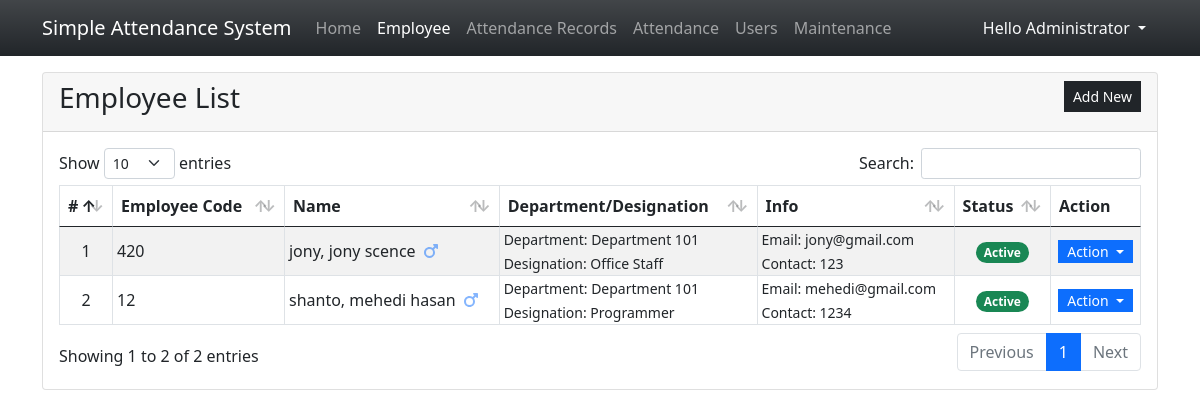
The page /?page=employees (signed in) on the database as committed earlier.
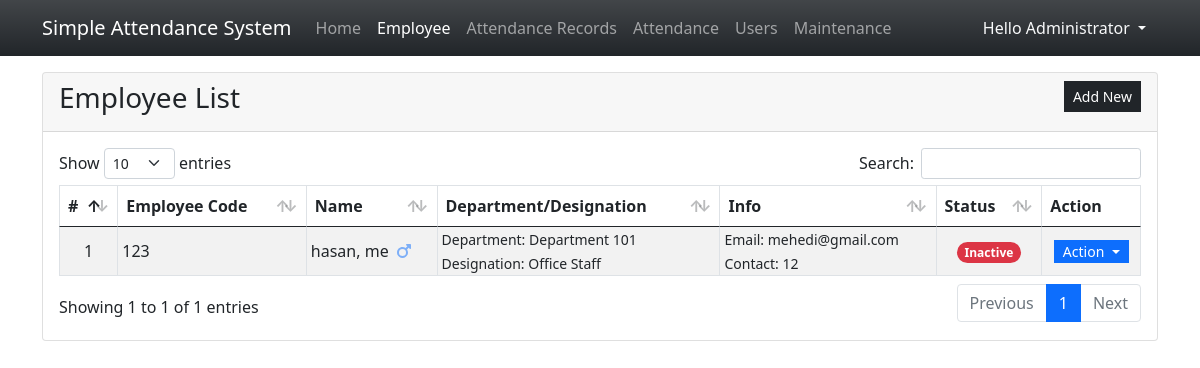
The same page on the database as committed later.
### tables this page shows
CREATE TABLE employee_list (
            `employee_id` INTEGER NOT NULL PRIMARY KEY AUTOINCREMENT,
            `employee_code` TEXT NOT NULL,
            `firstname` TEXT NOT NULL,
            `middlename` TEXT NULL,
            `lastname` TEXT NOT NULL,
            `gender` TEXT NOT NULL,
            `department_id` INTEGER NULL,
            `designation_id` INTEGER NULL,
            `contact` TEXT NOT NULL,
            `email` TEXT NOT NULL,
            `status` INTEGER NOT NULL DEFAULT 1,
            `date_created` TIMESTAMP DEFAULT CURRENT_TIMESTAMP,
            `date_updated` TIMESTAMP NULL, password varchar(255) NULL,
            FOREIGN KEY(`department_id`) REFERENCES `department_list`(`department_id`) ON DELETE SET NULL,
            FOREIGN KEY(`designation_id`) REFERENCES `designation_list`(`designation_id`) ON DELETE SET NULL
        );

CREATE TABLE department_list (
            `department_id` INTEGER NOT NULL PRIMARY KEY AUTOINCREMENT,
            `name` TEXT NOT NULL,
            `status` INTEGER NOT NULL DEFAULT 1,
            `date_created` TIMESTAMP DEFAULT CURRENT_TIMESTAMP
        );

CREATE TABLE designation_list (
            `designation_id` INTEGER NOT NULL PRIMARY KEY AUTOINCREMENT,
            `name` TEXT NOT NULL,
            `status` INTEGER NOT NULL DEFAULT 1,
            `date_created` TIMESTAMP DEFAULT CURRENT_TIMESTAMP
        );

### employees.php (the view, shortened to what this page needs)
<div class="card">
    <div class="card-header d-flex justify-content-between">
        <h3 class="card-title">Employee List</h3>
        <div class="card-tools align-middle">
            <button class="btn btn-dark btn-sm py-1 rounded-0" type="button" id="create_new">Add New</button>
        </div>
    </div>
    <div class="card-body">
        <table class="table table-hover table-striped table-bordered">
            <thead>
                <tr>
                    <th>#</th>
                    <th>Employee Code</th>
                    <th>Name</th>
                    <th>Department/Designation</th>
                    <th>Info</th>
                    <th>Status</th>
                    <th>Action</th>
                </tr>
            </thead>
            <tbody>
                <?php
                $sql = "SELECT e.*,(e.lastname || ', ' || e.firstname || ' ' || e.middlename) as `name`,d.name as dept, dd.name as desg FROM `employee_list`e INNER JOIN `department_list` d on e.department_id = d.department_id inner join `designation_list` dd on e.designation_id = dd.designation_id  order by `name` asc";
                $qry = $conn->query($sql);
                $i = 1;
                    while($row = $qry->fetchArray()):
                ?>
                <tr>
                    <td class="text-center p-0"><?php echo $i++; ?></td>
                    <td class="py-0 px-1"><?php echo $row['employee_code'] ?></td>
                    <td class="py-0 px-1"><?php echo $row['name'] ?>
                    <?php if($row['gender'] == "Male"): ?>
                        <span class="fa fa-mars mx-1 text-primary opacity-50" title="Male"></span>
                    <?php else: ?>
                        <span class="fa fa-venus mx-1 text-danger opacity-50" title="Female"></span>
                    <?php endif; ?>
                    </td>
                    <td class="py-0 px-1">
                        <small>Department: <?php echo $row['dept'] ?></small><br>
                        <small>Designation: <?php echo $row['desg'] ?></small>
                    </td>
                    <td class="py-0 px-1">
                        <small>Email: <?php echo $row['email'] ?></small><br>
                        <small>Contact: <?php echo $row['contact'] ?></small>
                    </td>
                    <td class="py-0 px-1 text-center">
                    <?php if($row['status'] == 1): ?>
                        <span class="badge bg-success rounded-pill">Active</span>
                    <?php else: ?>
                        <span class="badge bg-danger rounded-pill">Inactive</span>
                    <?php endif; ?>
                    </td>
                    <th class="text-center py-0 px-1">
                        <div class="btn-group" role="group">
                            <button id="btnGroupDrop1" type="button" class="btn btn-primary dropdown-toggle btn-sm rounded-0 py-0" data-bs-toggle="dropdown" aria-expanded="false">
                            Action
                            </button>
                        </div>
                    </th>
                </tr>
                <?php endwhile; ?>
            </tbody>
        </table>
    </div>
</div>

### index.php (shortened to what this page needs)
<?php
$page = isset($_GET['page']) ? $_GET['page'] : 'home';
?>
<!DOCTYPE html>
<html lang="en">
<head>
    <link rel="stylesheet" href="Font-Awesome-master/css/all.min.css">
    <link rel="stylesheet" href="css/bootstrap.min.css">
    <link rel="stylesheet" href="DataTable/assets/css/datatables.min.css">
</head>
<body>
    <main>
    <nav class="navbar navbar-expand-lg navbar-dark bg-dark bg-gradient" id="topNavBar">
        <div class="container">
            <a class="navbar-brand" href="#">
            Simple Attendance System
            </a>
            <div class="collapse navbar-collapse" id="navbarNav">
                <ul class="navbar-nav">
                <?php if($_SESSION['type'] == 1): ?>
                    <li class="nav-item">
                        <a class="nav-link <?php echo ($page == 'home')? 'active' : '' ?>" aria-current="page" href="./">Home</a>
                    </li>
                    <li class="nav-item">
                        <a class="nav-link <?php echo ($page == 'employees')? 'active' : '' ?>" aria-current="page" href="./?page=employees">Employee</a>
                    </li>
                    <li class="nav-item">
                        <a class="nav-link <?php echo ($page == 'attendance_list')? 'active' : '' ?>" href="./?page=attendance_list">Attendance Records</a>
                    </li>
                    <li class="nav-item">
                        <a class="nav-link " href="./attendance.php" target="_blank">Attendance</a>
                    </li>
                    <li class="nav-item">
                        <a class="nav-link <?php echo ($page == 'users')? 'active' : '' ?>" aria-current="page" href="./?page=users">Users</a>
                    </li>
                    <li class="nav-item">
                        <a class="nav-link" href="./?page=maintenance">Maintenance</a>
                    </li>
                    <?php elseif($_SESSION['type'] == 3): ?>
                        <li class="nav-item">
                            <a class="nav-link <?php echo ($page == 'home')? 'active' : '' ?>" aria-current="page" href="./">Home</a>
                        </li>
                    <?php endif ?>
                </ul>
            </div>
            <div>
            <div class="dropdown">
                <button class="btn btn-secondary dropdown-toggle bg-transparent  text-light border-0" type="button" id="dropdownMenuButton1" data-bs-toggle="dropdown" aria-expanded="false">
                    Hello <?php echo $_SESSION['fullname'] ?>
                </button>
            </div>
            </div>
        </div>
    </nav>
    <div class="container py-3" id="page-container">
        <?php
            include $page.'.php';
        ?>
    </div>
    </main>
</body>
</html>

### index.php (style rules this page uses)
html,body { height:100%; width:100%; }
main { height:100%; display:flex; flex-flow:column; }
#page-container { flex: 1 1 auto; overflow:auto; }
#topNavBar { flex: 0 1 auto; }

Rows that differ between the two databases and show on the page:
removed employee_list: employee_code "420", name "jony, jony scence", gender "Male" (drawn), department.name "Department 101", designation.name "Office Staff", email "jony@gmail.com", contact "123", status "Active"
removed employee_list: employee_code "12", name "shanto, mehedi hasan", gender "Male" (drawn), department.name "Department 101", designation.name "Programmer", email "mehedi@gmail.com", contact "1234", status "Active"
added employee_list: employee_code "123", name "hasan, me", gender "Male" (drawn), department.name "Department 101", designation.name "Office Staff", email "mehedi@gmail.com", contact "12", status "Inactive"
Other text that changed with them:
text written by a page script: "Show entries Search: Showing 1 to 2 of 2 entries Previous 1 Next" → "Show entries Search: Showing 1 to 1 of 1 entries Previous 1 Next"
